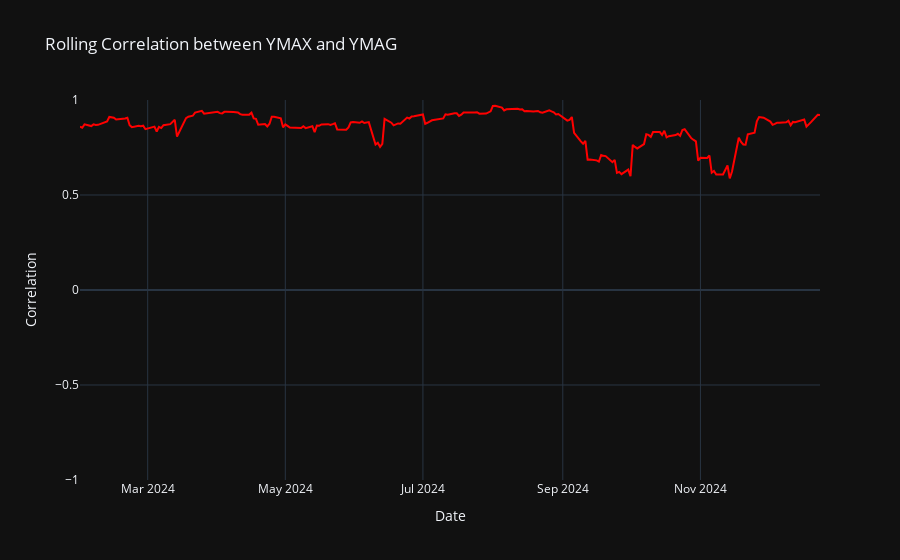

This figure's notebook cell:
### Code cell
# Plot Rolling Correlation
fig_corr = go.Figure()

fig_corr.add_trace(go.Scatter(
    x=YMAX_YMAG_df.index, 
    y=YMAX_YMAG_df["Rolling Correlation"], 
    mode="lines", 
    name="Rolling Correlation",
    line=dict(color="red")
))

fig_corr.update_layout(
    title="Rolling Correlation between YMAX and YMAG",
    xaxis_title="Date",
    yaxis_title="Correlation",
    template="plotly_dark",
    legend=dict(x=0, y=1),
    yaxis=dict(range=[-1,1])  # Correlation is always between -1 and 1
)

fig_corr.show()

### Figure 1 — Plotly figure (JSON) as saved in the notebook; plotly's stock layout.template omitted (floating-point values rounded to 4 significant figures; data arrays with more than 128 entries replaced by an {"elided": "..."} marker saying what was removed)
{"data": [{"line": {"color": "red"}, "mode": "lines", "name": "Rolling Correlation", "type": "scatter", "x": {"elided": "228 str values"}, "y": {"elided": "228 float values"}}], "layout": {"legend": {"x": 0, "y": 1}, "title": {"text": "Rolling Correlation between YMAX and YMAG"}, "xaxis": {"title": {"text": "Date"}}, "yaxis": {"range": [-1, 1], "title": {"text": "Correlation"}}}}
